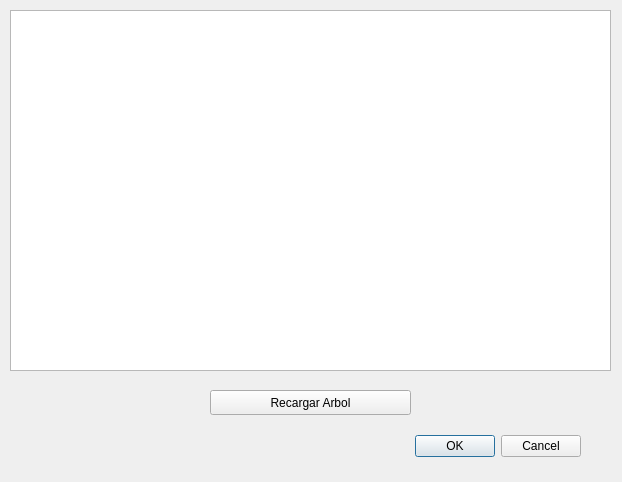
<?xml version="1.0" encoding="UTF-8"?>
<ui version="4.0">
 <class>Dialog</class>
 <widget class="QDialog" name="Dialog">
  <property name="geometry">
   <rect>
    <x>0</x>
    <y>0</y>
    <width>622</width>
    <height>482</height>
   </rect>
  </property>
  <property name="windowTitle">
   <string>Dialog</string>
  </property>
  <widget class="QDialogButtonBox" name="buttonBox">
   <property name="geometry">
    <rect>
     <x>240</x>
     <y>430</y>
     <width>341</width>
     <height>32</height>
    </rect>
   </property>
   <property name="orientation">
    <enum>Qt::Horizontal</enum>
   </property>
   <property name="standardButtons">
    <set>QDialogButtonBox::Cancel|QDialogButtonBox::Ok</set>
   </property>
  </widget>
  <widget class="QTreeView" name="treeView">
   <property name="geometry">
    <rect>
     <x>10</x>
     <y>10</y>
     <width>601</width>
     <height>361</height>
    </rect>
   </property>
  </widget>
  <widget class="QPushButton" name="refreshTree">
   <property name="geometry">
    <rect>
     <x>210</x>
     <y>390</y>
     <width>201</width>
     <height>25</height>
    </rect>
   </property>
   <property name="text">
    <string>Recargar Arbol</string>
   </property>
  </widget>
 </widget>
 <resources/>
 <connections>
  <connection>
   <sender>buttonBox</sender>
   <signal>accepted()</signal>
   <receiver>Dialog</receiver>
   <slot>accept()</slot>
   <hints>
    <hint type="sourcelabel">
     <x>248</x>
     <y>254</y>
    </hint>
    <hint type="destinationlabel">
     <x>157</x>
     <y>274</y>
    </hint>
   </hints>
  </connection>
  <connection>
   <sender>buttonBox</sender>
   <signal>rejected()</signal>
   <receiver>Dialog</receiver>
   <slot>reject()</slot>
   <hints>
    <hint type="sourcelabel">
     <x>316</x>
     <y>260</y>
    </hint>
    <hint type="destinationlabel">
     <x>286</x>
     <y>274</y>
    </hint>
   </hints>
  </connection>
 </connections>
</ui>
